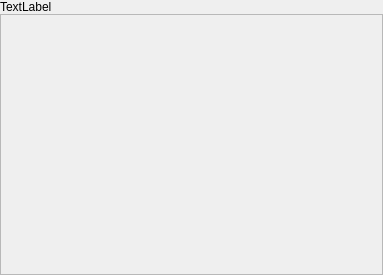
<?xml version="1.0" encoding="UTF-8"?>
<ui version="4.0">
 <class>DetailEditor_Attribute</class>
 <widget class="QWidget" name="DetailEditor_Attribute">
  <property name="geometry">
   <rect>
    <x>0</x>
    <y>0</y>
    <width>383</width>
    <height>275</height>
   </rect>
  </property>
  <property name="windowTitle">
   <string>Form</string>
  </property>
  <layout class="QVBoxLayout" name="verticalLayout" stretch="0,0">
   <property name="spacing">
    <number>0</number>
   </property>
   <property name="leftMargin">
    <number>0</number>
   </property>
   <property name="topMargin">
    <number>0</number>
   </property>
   <property name="rightMargin">
    <number>0</number>
   </property>
   <property name="bottomMargin">
    <number>0</number>
   </property>
   <item>
    <widget class="QLabel" name="DetailEditor_AttributeName">
     <property name="text">
      <string>TextLabel</string>
     </property>
    </widget>
   </item>
   <item>
    <widget class="QScrollArea" name="DetailEditor_AttributeScroll">
     <property name="widgetResizable">
      <bool>true</bool>
     </property>
     <widget class="QWidget" name="scrollAreaWidgetContents">
      <property name="geometry">
       <rect>
        <x>0</x>
        <y>0</y>
        <width>381</width>
        <height>261</height>
       </rect>
      </property>
      <layout class="QVBoxLayout" name="scroll_verticalLayout">
       <property name="spacing">
        <number>0</number>
       </property>
       <property name="leftMargin">
        <number>1</number>
       </property>
       <property name="topMargin">
        <number>1</number>
       </property>
       <property name="rightMargin">
        <number>1</number>
       </property>
       <property name="bottomMargin">
        <number>1</number>
       </property>
      </layout>
     </widget>
    </widget>
   </item>
  </layout>
 </widget>
 <resources/>
 <connections/>
</ui>
